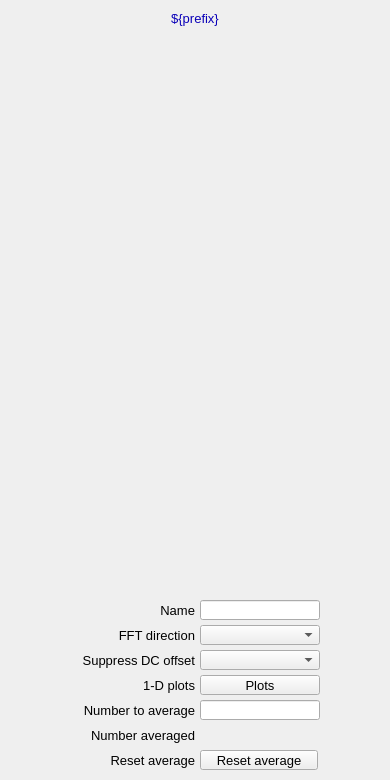
<?xml version="1.0" ?>
<ui version="4.0">
  <class>Dialog</class>
  <widget class="QWidget" name="screen">
    <property name="geometry">
      <rect>
        <x>362</x>
        <y>68</y>
        <width>390</width>
        <height>780</height>
      </rect>
    </property>
    <property name="styleSheet">
      <string notr="true">QWidget#screen {
  color: rgb(0, 0, 0);
  background-color: rgb(187, 187, 187);
  }</string>
    </property>
    <property name="windowTitle">
      <string>NDFFT</string>
    </property>
    <widget class="PyDMDrawingRectangle" name="rectangle">
      <property name="geometry">
        <rect>
          <x>0</x>
          <y>5</y>
          <width>390</width>
          <height>25</height>
        </rect>
      </property>
      <property name="brush" stdset="0">
        <brush brushstyle="SolidPattern">
          <color alpha="255">
            <red>218</red>
            <green>218</green>
            <blue>218</blue>
          </color>
        </brush>
      </property>
      <property name="penStyle" stdset="0">
        <enum>Qt::SolidLine</enum>
      </property>
      <property name="penColor" stdset="0">
        <color>
          <red>218</red>
          <green>218</green>
          <blue>218</blue>
        </color>
      </property>
      <property name="penWidth" stdset="0">
        <double>0</double>
      </property>
      <property name="penCapStyle" stdset="0">
        <enum>Qt::FlatCap</enum>
      </property>
      <property name="toolTip">
        <string>rectangle</string>
      </property>
    </widget>
    <widget class="QLabel" name="text">
      <property name="geometry">
        <rect>
          <x>0</x>
          <y>6</y>
          <width>390</width>
          <height>25</height>
        </rect>
      </property>
      <property name="text">
        <string>${prefix}</string>
      </property>
      <property name="font" stdset="0">
        <font>
          <pointsize>10</pointsize>
        </font>
      </property>
      <property name="brush" stdset="0">
        <brush brushstyle="SolidPattern">
          <color alpha="255">
            <red>10</red>
            <green>0</green>
            <blue>184</blue>
          </color>
        </brush>
      </property>
      <property name="toolTip">
        <string>text</string>
      </property>
      <property name="alignment">
        <set>Qt::AlignCenter</set>
      </property>
      <property name="styleSheet">
        <string notr="true">QLabel#text {
  color: rgb(10, 0, 184);
  }</string>
      </property>
    </widget>
    <widget class="PyDMEmbeddedDisplay" name="composite">
      <property name="geometry">
        <rect>
          <x>5</x>
          <y>35</y>
          <width>380</width>
          <height>555</height>
        </rect>
      </property>
      <property name="toolTip">
        <string>composite</string>
      </property>
      <property name="filename" stdset="0">
        <string>PluginBase_V33.ui</string>
      </property>
    </widget>
    <widget class="PyDMDrawingRectangle" name="rectangle_1">
      <property name="geometry">
        <rect>
          <x>5</x>
          <y>595</y>
          <width>380</width>
          <height>180</height>
        </rect>
      </property>
      <property name="brush" stdset="0">
        <brush brushstyle="NoBrush">
          <color alpha="255">
            <red>0</red>
            <green>0</green>
            <blue>0</blue>
          </color>
        </brush>
      </property>
      <property name="penStyle" stdset="0">
        <enum>Qt::SolidLine</enum>
      </property>
      <property name="penColor" stdset="0">
        <color>
          <red>0</red>
          <green>0</green>
          <blue>0</blue>
        </color>
      </property>
      <property name="penWidth" stdset="0">
        <double>1</double>
      </property>
      <property name="penCapStyle" stdset="0">
        <enum>Qt::FlatCap</enum>
      </property>
      <property name="toolTip">
        <string>rectangle_1</string>
      </property>
    </widget>
    <widget class="QLabel" name="text_1">
      <property name="geometry">
        <rect>
          <x>15</x>
          <y>650</y>
          <width>180</width>
          <height>20</height>
        </rect>
      </property>
      <property name="text">
        <string>Suppress DC offset</string>
      </property>
      <property name="font" stdset="0">
        <font>
          <pointsize>10</pointsize>
        </font>
      </property>
      <property name="brush" stdset="0">
        <brush brushstyle="SolidPattern">
          <color alpha="255">
            <red>0</red>
            <green>0</green>
            <blue>0</blue>
          </color>
        </brush>
      </property>
      <property name="toolTip">
        <string>text_1</string>
      </property>
      <property name="alignment">
        <set>Qt::AlignRight|Qt::AlignTrailing|Qt::AlignVCenter</set>
      </property>
      <property name="styleSheet">
        <string notr="true">QLabel#text_1 {
  color: rgb(0, 0, 0);
  }</string>
      </property>
    </widget>
    <widget class="PyDMEnumComboBox" name="menu">
      <property name="geometry">
        <rect>
          <x>200</x>
          <y>650</y>
          <width>120</width>
          <height>20</height>
        </rect>
      </property>
      <property name="toolTip">
        <string>${prefix}FFTSuppressDC</string>
      </property>
      <property name="channel" stdset="0">
        <string>ca://${prefix}FFTSuppressDC</string>
      </property>
      <property name="font" stdset="0">
        <font>
          <pointsize>10</pointsize>
        </font>
      </property>
      <property name="styleSheet">
        <string notr="true">PyDMEnumComboBox#menu {
  color: rgb(0, 0, 0);
  background-color: rgb(115, 223, 255);
  }</string>
      </property>
    </widget>
    <widget class="PyDMRelatedDisplayButton" name="related_display">
      <property name="geometry">
        <rect>
          <x>200</x>
          <y>675</y>
          <width>120</width>
          <height>20</height>
        </rect>
      </property>
      <property name="toolTip">
        <string>Plots</string>
      </property>
      <property name="text">
        <string>Plots</string>
      </property>
      <property name="showIcon" stdset="0">
        <bool>true</bool>
      </property>
      <property name="font" stdset="0">
        <font>
          <pointsize>10</pointsize>
        </font>
      </property>
      <property name="styleSheet">
        <string notr="true">PyDMRelatedDisplayButton#related_display {
  color: rgb(0, 0, 0);
  background-color: rgb(115, 223, 255);
  }</string>
      </property>
      <property name="titles" stdset="0">
        <stringlist>
          <string>Time series</string>
          <string>FFT abs. value</string>
          <string>FFT real</string>
          <string>FFT Imaginary</string>
          <string>Combined</string>
          <string/>
          <string/>
          <string/>
          <string/>
          <string/>
          <string/>
          <string/>
          <string/>
          <string/>
          <string/>
        </stringlist>
      </property>
      <property name="filenames" stdset="0">
        <stringlist>
          <string>FFTTimeSeriesPlot_V33.ui</string>
          <string>FFTFreqSpectrumPlot_V33.ui</string>
          <string>FFTFreqSpectrumPlot_V33.ui</string>
          <string>FFTFreqSpectrumPlot_V33.ui</string>
          <string>FFTPlotAll_V33.ui</string>
          <string>.ui</string>
          <string>.ui</string>
          <string>.ui</string>
          <string>.ui</string>
          <string>.ui</string>
          <string>.ui</string>
          <string>.ui</string>
          <string>l.ui</string>
          <string>.ui</string>
          <string>.ui</string>
        </stringlist>
      </property>
      <property name="macros" stdset="0">
        <stringlist>
          <string>P=${P},RTS=${RTS},R=${R}</string>
          <string>P=${P},RTS=${RTS},R=${R},S=FFTAbsValue</string>
          <string>P=${P},RTS=${RTS},R=${R},S=FFTReal</string>
          <string>P=${P},RTS=${RTS},R=${R},S=FFTImaginary</string>
          <string>P=${P},RTS=${RTS},R=${R}</string>
          <string/>
          <string/>
          <string/>
          <string/>
          <string/>
          <string/>
          <string/>
          <string/>
          <string/>
          <string/>
        </stringlist>
      </property>
      <property name="openInNewWindow" stdset="0">
        <bool>true</bool>
      </property>
    </widget>
    <widget class="QLabel" name="text_2">
      <property name="geometry">
        <rect>
          <x>105</x>
          <y>675</y>
          <width>90</width>
          <height>20</height>
        </rect>
      </property>
      <property name="text">
        <string>1-D plots</string>
      </property>
      <property name="font" stdset="0">
        <font>
          <pointsize>10</pointsize>
        </font>
      </property>
      <property name="brush" stdset="0">
        <brush brushstyle="SolidPattern">
          <color alpha="255">
            <red>0</red>
            <green>0</green>
            <blue>0</blue>
          </color>
        </brush>
      </property>
      <property name="toolTip">
        <string>text_2</string>
      </property>
      <property name="alignment">
        <set>Qt::AlignRight|Qt::AlignTrailing|Qt::AlignVCenter</set>
      </property>
      <property name="styleSheet">
        <string notr="true">QLabel#text_2 {
  color: rgb(0, 0, 0);
  }</string>
      </property>
    </widget>
    <widget class="QLabel" name="text_3">
      <property name="geometry">
        <rect>
          <x>65</x>
          <y>625</y>
          <width>130</width>
          <height>20</height>
        </rect>
      </property>
      <property name="text">
        <string>FFT direction</string>
      </property>
      <property name="font" stdset="0">
        <font>
          <pointsize>10</pointsize>
        </font>
      </property>
      <property name="brush" stdset="0">
        <brush brushstyle="SolidPattern">
          <color alpha="255">
            <red>0</red>
            <green>0</green>
            <blue>0</blue>
          </color>
        </brush>
      </property>
      <property name="toolTip">
        <string>text_3</string>
      </property>
      <property name="alignment">
        <set>Qt::AlignRight|Qt::AlignTrailing|Qt::AlignVCenter</set>
      </property>
      <property name="styleSheet">
        <string notr="true">QLabel#text_3 {
  color: rgb(0, 0, 0);
  }</string>
      </property>
    </widget>
    <widget class="PyDMEnumComboBox" name="menu_1">
      <property name="geometry">
        <rect>
          <x>200</x>
          <y>625</y>
          <width>120</width>
          <height>20</height>
        </rect>
      </property>
      <property name="toolTip">
        <string>${prefix}FFTDirection</string>
      </property>
      <property name="channel" stdset="0">
        <string>ca://${prefix}FFTDirection</string>
      </property>
      <property name="font" stdset="0">
        <font>
          <pointsize>10</pointsize>
        </font>
      </property>
      <property name="styleSheet">
        <string notr="true">PyDMEnumComboBox#menu_1 {
  color: rgb(0, 0, 0);
  background-color: rgb(115, 223, 255);
  }</string>
      </property>
    </widget>
    <widget class="QLabel" name="text_4">
      <property name="geometry">
        <rect>
          <x>155</x>
          <y>600</y>
          <width>40</width>
          <height>20</height>
        </rect>
      </property>
      <property name="text">
        <string>Name</string>
      </property>
      <property name="font" stdset="0">
        <font>
          <pointsize>10</pointsize>
        </font>
      </property>
      <property name="brush" stdset="0">
        <brush brushstyle="SolidPattern">
          <color alpha="255">
            <red>0</red>
            <green>0</green>
            <blue>0</blue>
          </color>
        </brush>
      </property>
      <property name="toolTip">
        <string>text_4</string>
      </property>
      <property name="alignment">
        <set>Qt::AlignRight|Qt::AlignTrailing|Qt::AlignVCenter</set>
      </property>
      <property name="styleSheet">
        <string notr="true">QLabel#text_4 {
  color: rgb(0, 0, 0);
  }</string>
      </property>
    </widget>
    <widget class="PyDMLineEdit" name="text_entry">
      <property name="geometry">
        <rect>
          <x>200</x>
          <y>600</y>
          <width>120</width>
          <height>20</height>
        </rect>
      </property>
      <property name="channel" stdset="0">
        <string>ca://${prefix}Name</string>
      </property>
      <property name="toolTip">
        <string>${prefix}Name</string>
      </property>
      <property name="font" stdset="0">
        <font>
          <pointsize>10</pointsize>
        </font>
      </property>
      <property name="styleSheet">
        <string notr="true">PyDMLineEdit#text_entry {
  color: rgb(0, 0, 0);
  background-color: rgb(115, 223, 255);
  border: 1px solid black;
  margin: 0px;
  padding: 0px;
  spacing: 0px;
  }</string>
      </property>
    </widget>
    <widget class="QLabel" name="text_5">
      <property name="geometry">
        <rect>
          <x>25</x>
          <y>700</y>
          <width>170</width>
          <height>20</height>
        </rect>
      </property>
      <property name="text">
        <string>Number to average</string>
      </property>
      <property name="font" stdset="0">
        <font>
          <pointsize>10</pointsize>
        </font>
      </property>
      <property name="brush" stdset="0">
        <brush brushstyle="SolidPattern">
          <color alpha="255">
            <red>0</red>
            <green>0</green>
            <blue>0</blue>
          </color>
        </brush>
      </property>
      <property name="toolTip">
        <string>text_5</string>
      </property>
      <property name="alignment">
        <set>Qt::AlignRight|Qt::AlignTrailing|Qt::AlignVCenter</set>
      </property>
      <property name="styleSheet">
        <string notr="true">QLabel#text_5 {
  color: rgb(0, 0, 0);
  }</string>
      </property>
    </widget>
    <widget class="PyDMLineEdit" name="text_entry_1">
      <property name="geometry">
        <rect>
          <x>200</x>
          <y>700</y>
          <width>120</width>
          <height>20</height>
        </rect>
      </property>
      <property name="channel" stdset="0">
        <string>ca://${prefix}FFTNumAverage</string>
      </property>
      <property name="toolTip">
        <string>${prefix}FFTNumAverage</string>
      </property>
      <property name="font" stdset="0">
        <font>
          <pointsize>10</pointsize>
        </font>
      </property>
      <property name="styleSheet">
        <string notr="true">PyDMLineEdit#text_entry_1 {
  color: rgb(0, 0, 0);
  background-color: rgb(115, 223, 255);
  border: 1px solid black;
  margin: 0px;
  padding: 0px;
  spacing: 0px;
  }</string>
      </property>
    </widget>
    <widget class="QLabel" name="text_6">
      <property name="geometry">
        <rect>
          <x>45</x>
          <y>725</y>
          <width>150</width>
          <height>20</height>
        </rect>
      </property>
      <property name="text">
        <string>Number averaged</string>
      </property>
      <property name="font" stdset="0">
        <font>
          <pointsize>10</pointsize>
        </font>
      </property>
      <property name="brush" stdset="0">
        <brush brushstyle="SolidPattern">
          <color alpha="255">
            <red>0</red>
            <green>0</green>
            <blue>0</blue>
          </color>
        </brush>
      </property>
      <property name="toolTip">
        <string>text_6</string>
      </property>
      <property name="alignment">
        <set>Qt::AlignRight|Qt::AlignTrailing|Qt::AlignVCenter</set>
      </property>
      <property name="styleSheet">
        <string notr="true">QLabel#text_6 {
  color: rgb(0, 0, 0);
  }</string>
      </property>
    </widget>
    <widget class="PyDMLabel" name="text_update">
      <property name="geometry">
        <rect>
          <x>200</x>
          <y>726</y>
          <width>120</width>
          <height>18</height>
        </rect>
      </property>
      <property name="toolTip">
        <string>PV: ${prefix}FFTNumAveraged</string>
      </property>
      <property name="channel" stdset="0">
        <string>ca://${prefix}FFTNumAveraged</string>
      </property>
      <property name="font" stdset="0">
        <font>
          <pointsize>10</pointsize>
        </font>
      </property>
      <property name="alignment">
        <set>Qt::AlignLeading|Qt::AlignLeft|Qt::AlignVCenter</set>
      </property>
      <property name="textInteractionFlags">
        <set>Qt::TextSelectableByKeyboard|Qt::TextSelectableByMouse</set>
      </property>
      <property name="styleSheet">
        <string notr="true">PyDMLabel#text_update {
  color: rgb(10, 0, 184);
  background-color: rgb(187, 187, 187);
  }</string>
      </property>
    </widget>
    <widget class="QLabel" name="text_7">
      <property name="geometry">
        <rect>
          <x>65</x>
          <y>750</y>
          <width>130</width>
          <height>20</height>
        </rect>
      </property>
      <property name="text">
        <string>Reset average</string>
      </property>
      <property name="font" stdset="0">
        <font>
          <pointsize>10</pointsize>
        </font>
      </property>
      <property name="brush" stdset="0">
        <brush brushstyle="SolidPattern">
          <color alpha="255">
            <red>0</red>
            <green>0</green>
            <blue>0</blue>
          </color>
        </brush>
      </property>
      <property name="toolTip">
        <string>text_7</string>
      </property>
      <property name="alignment">
        <set>Qt::AlignRight|Qt::AlignTrailing|Qt::AlignVCenter</set>
      </property>
      <property name="styleSheet">
        <string notr="true">QLabel#text_7 {
  color: rgb(0, 0, 0);
  }</string>
      </property>
    </widget>
    <widget class="PyDMPushButton" name="message_button">
      <property name="geometry">
        <rect>
          <x>200</x>
          <y>750</y>
          <width>118</width>
          <height>20</height>
        </rect>
      </property>
      <property name="text">
        <string>Reset average</string>
      </property>
      <property name="font" stdset="0">
        <font>
          <pointsize>10</pointsize>
        </font>
      </property>
      <property name="toolTip">
        <string>${prefix}FFTResetAverage</string>
      </property>
      <property name="channel" stdset="0">
        <string>ca://${prefix}FFTResetAverage</string>
      </property>
      <property name="pressValue" stdset="0">
        <string>1</string>
      </property>
      <property name="styleSheet">
        <string notr="true">PyDMPushButton#message_button {
  color: rgb(0, 0, 0);
  background-color: rgb(115, 223, 255);
  }</string>
      </property>
    </widget>
  </widget>
  <customwidgets>
    <customwidget>
      <class>PyDMDrawingRectangle</class>
      <extends>QWidget</extends>
      <header>pydm.widgets.drawing</header>
    </customwidget>
    <customwidget>
      <class>PyDMLabel</class>
      <extends>QLabel</extends>
      <header>pydm.widgets.label</header>
    </customwidget>
    <customwidget>
      <class>PyDMEmbeddedDisplay</class>
      <extends>QFrame</extends>
      <header>pydm.widgets.embedded_display</header>
    </customwidget>
    <customwidget>
      <class>PyDMEnumComboBox</class>
      <extends>QComboBox</extends>
      <header>pydm.widgets.enum_combo_box</header>
    </customwidget>
    <customwidget>
      <class>PyDMRelatedDisplayButton</class>
      <extends>QPushButton</extends>
      <header>pydm.widgets.related_display_button</header>
    </customwidget>
    <customwidget>
      <class>PyDMLineEdit</class>
      <extends>QLineEdit</extends>
      <header>pydm.widgets.line_edit</header>
    </customwidget>
    <customwidget>
      <class>PyDMPushButton</class>
      <extends>QPushButton</extends>
      <header>pydm.widgets.pushbutton</header>
    </customwidget>
  </customwidgets>
</ui>
